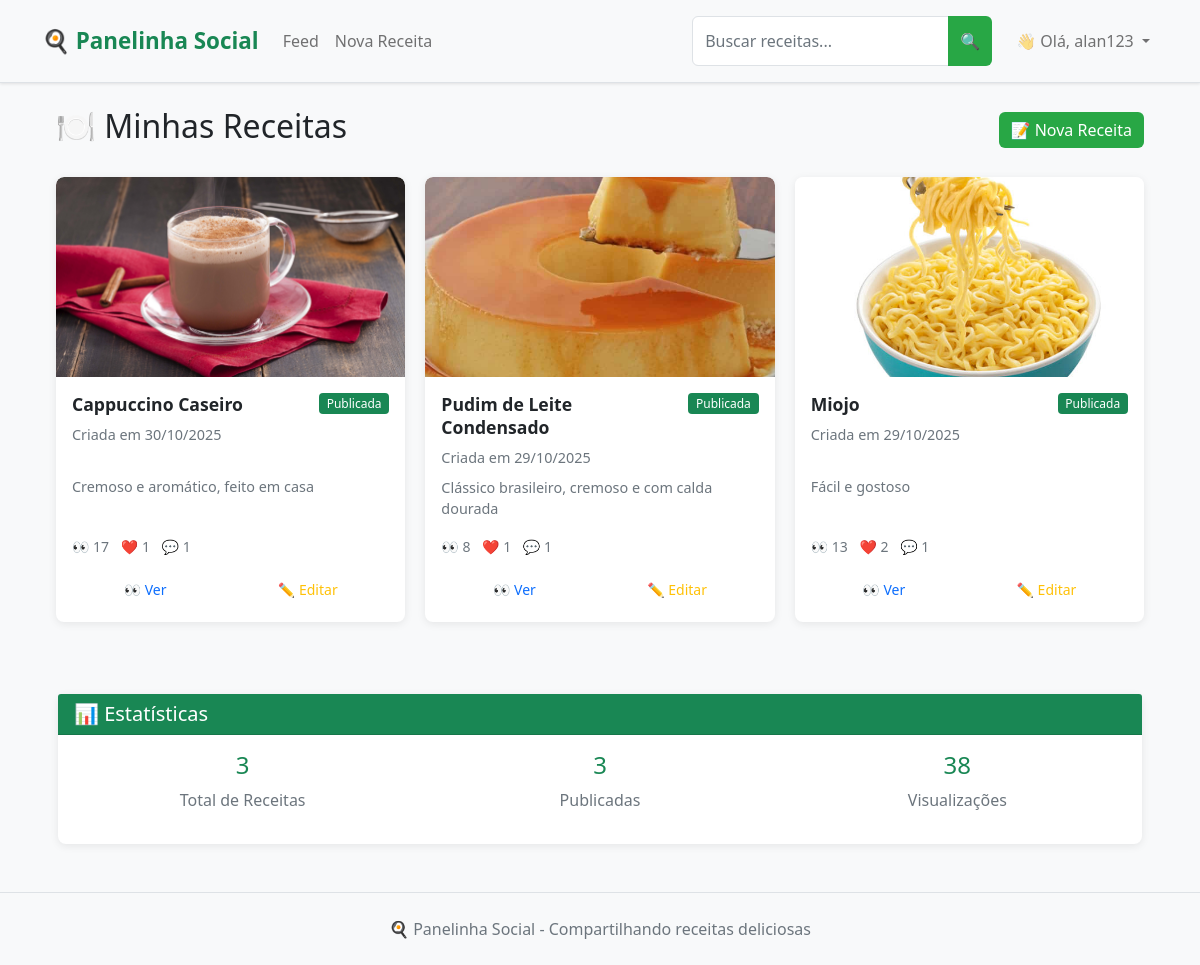
The page /my_recipes (signed in) on the database as committed earlier.
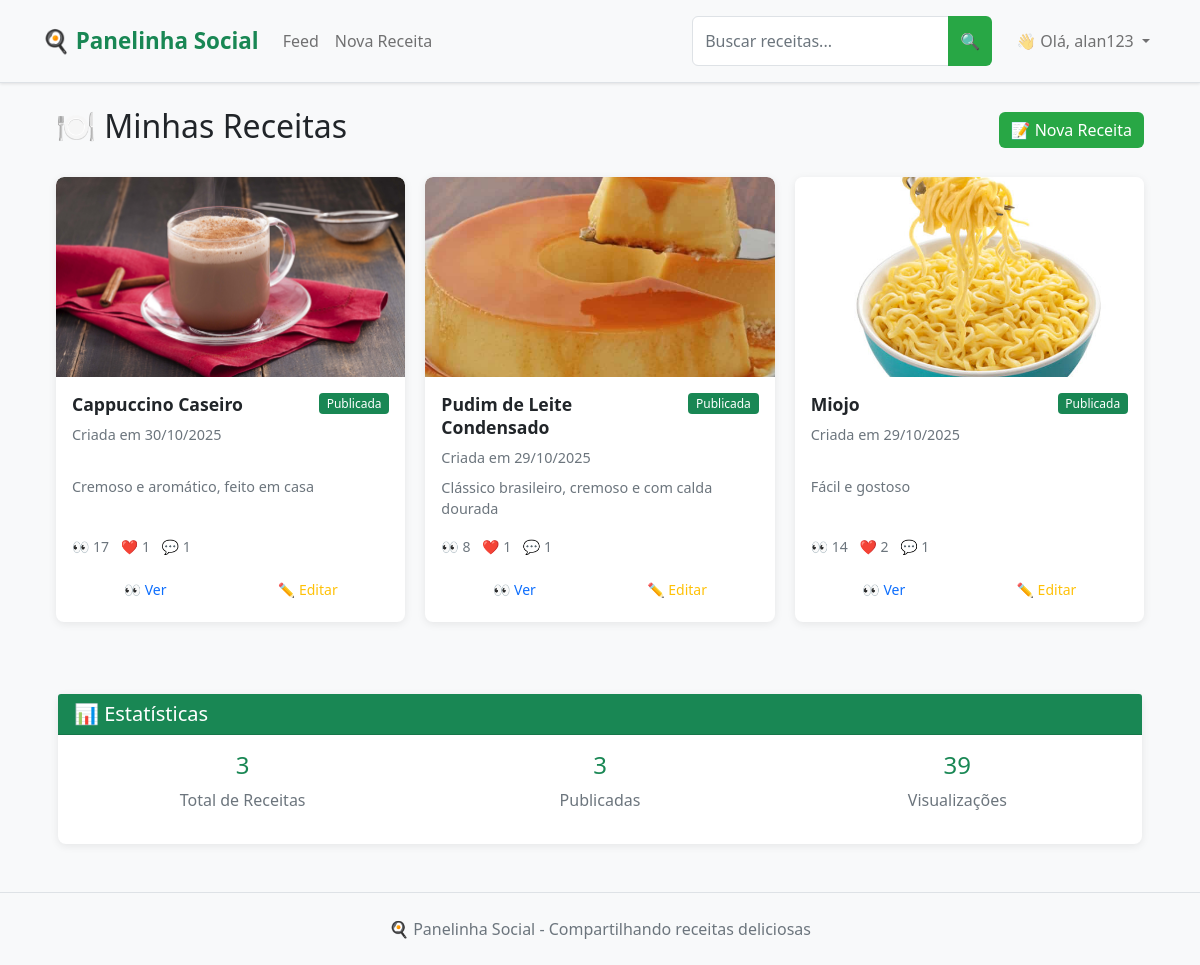
The same page on the database as committed later.
### app.py (models this page shows, shortened)
class Recipe(db.Model):
    __tablename__ = 'recipe'
    id = db.Column(db.Integer, primary_key=True)
    title = db.Column(db.String(100), nullable=False, index=True)
    description = db.Column(db.Text)
    ingredients = db.Column(db.Text)
    steps = db.Column(db.Text)
    image = db.Column(db.String(200))
    categories = db.Column(db.String(200))
    difficulty = db.Column(db.String(20), nullable=False, default='Fácil', index=True)  # NOVO CAMPO
    is_draft = db.Column(db.Boolean, default=False, index=True)
    created_at = db.Column(db.DateTime, default=datetime.utcnow, index=True)
    updated_at = db.Column(db.DateTime, default=datetime.utcnow, onupdate=datetime.utcnow)
    views = db.Column(db.Integer, default=0, index=True)
    user_id = db.Column(db.Integer, db.ForeignKey('user.id'), nullable=False, index=True)
    likes = db.relationship('Like', backref='recipe', lazy='select')
    comments = db.relationship('Comment', backref='recipe', lazy='select')
    saved_by = db.relationship('SavedRecipe', backref='recipe', lazy='select')
    def like_count(self):
        if hasattr(self, '_like_count'):
            return self._like_count
        return len(self.likes)
    def comment_count(self):
        if hasattr(self, '_comment_count'):
            return self._comment_count
        return len(self.comments)

### app.py (the view)
@app.route('/my_recipes')
@login_required
def my_recipes():
    recipes_query = Recipe.query.filter_by(user_id=current_user.id).order_by(Recipe.created_at.desc())
    recipes = get_recipes_with_counts(recipes_query)
    return render_template('my_recipes.html', title='Minhas Receitas', recipes=recipes)

### app.py (called while the page is built)
@login_manager.user_loader
def load_user(id):
    return User.query.get(int(id))

### templates/my_recipes.html (shortened to what the changed rows need)
{% extends "base.html" %}
{% block content %}
<div class="container-fluid">
    <div class="row">
        <div class="col-12">
            <div class="d-flex justify-content-between align-items-center mb-4">
                <h2>🍽️ Minhas Receitas</h2>
            </div>
            {% if recipes %}
                <div class="row">
                    {% for recipe in recipes %}
                        <div class="col-xl-4 col-lg-6 col-md-6 mb-4">
                            <div class="card h-100 recipe-card">
                                <a href="{{ url_for('recipe_detail', recipe_id=recipe.id) }}" class="text-decoration-none">
                                    {% if recipe.image %}
                                        <img src="{{ url_for('static', filename='uploads/' + recipe.image) }}"
                                             class="card-img-top" alt="{{ recipe.title }}" style="height: 200px; object-fit: cover;">
                                    {% else %}
                                        <div class="card-img-top bg-light d-flex align-items-center justify-content-center"
                                             style="height: 200px;">
                                            <span class="text-muted">📷 Sem imagem</span>
                                        </div>
                                    {% endif %}
                                </a>
                                <div class="card-body d-flex flex-column">
                                    <div class="d-flex justify-content-between align-items-start mb-2">
                                        <a href="{{ url_for('recipe_detail', recipe_id=recipe.id) }}" class="text-decoration-none text-dark flex-grow-1">
                                            <h5 class="card-title mb-0">{{ recipe.title }}</h5>
                                        </a>
                                        {% if recipe.is_draft %}
                                            <span class="badge bg-warning ms-2">Rascunho</span>
                                        {% else %}
                                            <span class="badge bg-success ms-2">Publicada</span>
                                        {% endif %}
                                    </div>
                                    <p class="card-text text-muted small mb-2">
                                        Criada em {{ recipe.created_at.strftime('%d/%m/%Y') }}
                                    </p>
                                    <a href="{{ url_for('recipe_detail', recipe_id=recipe.id) }}" class="text-decoration-none text-dark flex-grow-1">
                                        <p class="card-text mb-3">
                                            {{ recipe.description[:100] }}{% if recipe.description|length > 100 %}...{% endif %}
                                        </p>
                                    </a>
                                    <div class="mt-auto">
                                        <div class="d-flex justify-content-between align-items-center mb-3">
                                            <div class="text-muted small">
                                                <span class="me-2">👀 {{ recipe.views }}</span>
                                                <span class="me-2">❤️ {{ recipe.like_count() }}</span>
                                                <span>💬 {{ recipe.comment_count() }}</span>
                                            </div>
                                        </div>
                                        <div class="d-flex justify-content-between gap-2">
                                            <a href="{{ url_for('recipe_detail', recipe_id=recipe.id) }}"
                                               class="btn btn-sm btn-outline-primary flex-fill">
                                                👀 Ver
                                            </a>
                                            <a href="{{ url_for('edit_recipe', recipe_id=recipe.id) }}"
                                               class="btn btn-sm btn-outline-warning flex-fill">
                                                ✏️ Editar
                                            </a>
                                        </div>
                                    </div>
                                </div>
                            </div>
                        </div>
                    {% endfor %}
                </div>
                <div class="row mt-5">
                    <div class="col-12">
                        <div class="card">
                            <div class="card-header bg-success text-white">
                                <h5 class="mb-0">📊 Estatísticas</h5>
                            </div>
                            <div class="card-body">
                                <div class="row text-center">
                                    <div class="col-md-4">
                                        <h4 class="text-success">{{ recipes|length }}</h4>
                                        <p class="text-muted">Total de Receitas</p>
                                    </div>
                                    <div class="col-md-4">
                                        <h4 class="text-success">{{ recipes|selectattr('is_draft', 'equalto', false)|list|length }}</h4>
                                        <p class="text-muted">Publicadas</p>
                                    </div>
                                    <div class="col-md-4">
                                        <h4 class="text-success">{{ recipes|sum(attribute='views') }}</h4>
                                        <p class="text-muted">Visualizações</p>
                                    </div>
                                </div>
                            </div>
                        </div>
                    </div>
                </div>
            {% endif %}
        </div>
    </div>
</div>
{% endblock %}

Rows that differ between the two databases and show on the page:
changed Recipe "Miojo": views "13" → "14"
Other text that changed with them:
{{ recipes|sum(attribute='views') }}: "38" → "39"
